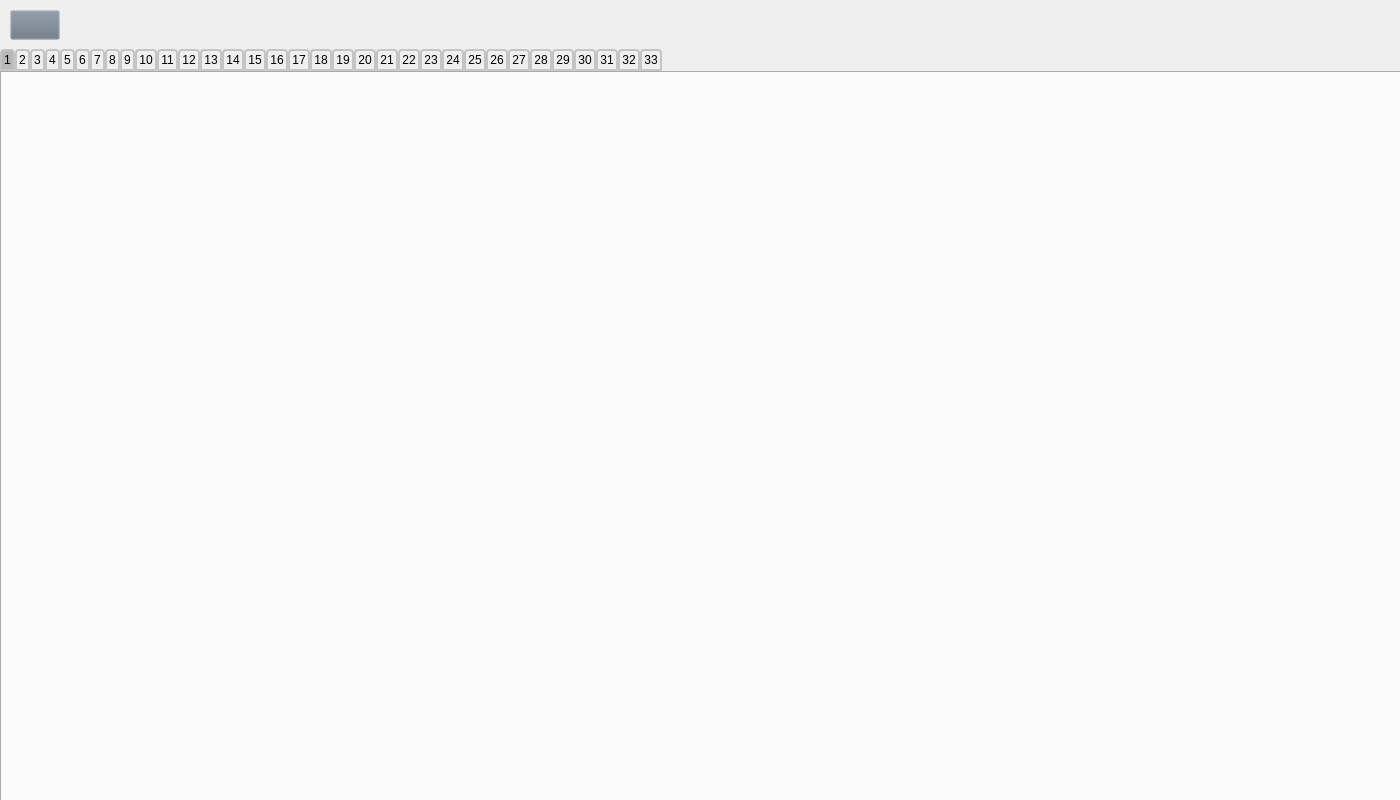
<?xml version="1.0" encoding="UTF-8"?>
<ui version="4.0">
 <class>Form</class>
 <widget class="QWidget" name="Form">
  <property name="geometry">
   <rect>
    <x>0</x>
    <y>0</y>
    <width>1400</width>
    <height>800</height>
   </rect>
  </property>
  <property name="windowTitle">
   <string>Form</string>
  </property>
  <property name="styleSheet">
   <string notr="true">QPushButton#back{
	background-color: rgba(105, 118, 132, 0);
}
QPushButton#back:pressed{
	padding-left: 2px;
	padding-top: 2px;
}

QTabBar::tab {
    background: qlineargradient(x1: 0, y1: 0, x2: 0, y2: 1,
                                stop: 0 #E1E1E1, stop: 0.4 #DDDDDD,
                                stop: 0.5 #D8D8D8, stop: 1.0 #D3D3D3);
    border: 2px solid #C4C4C3;
    border-bottom-color: #C2C7CB; 
    border-top-left-radius: 4px;
    border-top-right-radius: 4px;
    min-width: 8ex;
    padding: 2px;
}

QTabBar::tab:selected, QTabBar::tab:hover {
    background: rgba(100, 100, 100, 100);
}
QLabel{
 background-color:rgba(0,0,0,0); 
}</string>
  </property>
  <widget class="QPushButton" name="back">
   <property name="geometry">
    <rect>
     <x>10</x>
     <y>10</y>
     <width>50</width>
     <height>30</height>
    </rect>
   </property>
   <property name="text">
    <string/>
   </property>
   <property name="icon">
    <iconset>
     <normaloff>../Images/right-arrows.png</normaloff>../Images/right-arrows.png</iconset>
   </property>
   <property name="iconSize">
    <size>
     <width>30</width>
     <height>30</height>
    </size>
   </property>
  </widget>
  <widget class="QTabWidget" name="tabWidget">
   <property name="geometry">
    <rect>
     <x>0</x>
     <y>49</y>
     <width>1405</width>
     <height>761</height>
    </rect>
   </property>
   <property name="styleSheet">
    <string notr="true">border-image: url(1.jpg);
border: 0px;</string>
   </property>
   <property name="currentIndex">
    <number>0</number>
   </property>
   <widget class="QWidget" name="tab_1">
    <property name="enabled">
     <bool>true</bool>
    </property>
    <property name="styleSheet">
     <string notr="true"/>
    </property>
    <attribute name="title">
     <string>1</string>
    </attribute>
    <widget class="QLabel" name="label_1">
     <property name="geometry">
      <rect>
       <x>50</x>
       <y>80</y>
       <width>481</width>
       <height>331</height>
      </rect>
     </property>
     <property name="styleSheet">
      <string notr="true">background-color: rgb(0,0,0,0);
border-image: url();</string>
     </property>
     <property name="frameShape">
      <enum>QFrame::NoFrame</enum>
     </property>
     <property name="text">
      <string/>
     </property>
    </widget>
    <widget class="QLabel" name="label_2">
     <property name="geometry">
      <rect>
       <x>720</x>
       <y>80</y>
       <width>481</width>
       <height>331</height>
      </rect>
     </property>
     <property name="styleSheet">
      <string notr="true">background-color: rgb(0,0,0,0);
border-image: url();</string>
     </property>
     <property name="frameShape">
      <enum>QFrame::NoFrame</enum>
     </property>
     <property name="text">
      <string/>
     </property>
    </widget>
    <widget class="QLabel" name="label_34">
     <property name="geometry">
      <rect>
       <x>570</x>
       <y>10</y>
       <width>481</width>
       <height>51</height>
      </rect>
     </property>
     <property name="styleSheet">
      <string notr="true">background-color: rgb(0,0,0,0);
border-image: url();</string>
     </property>
     <property name="frameShape">
      <enum>QFrame::NoFrame</enum>
     </property>
     <property name="text">
      <string/>
     </property>
    </widget>
   </widget>
   <widget class="QWidget" name="tab_2">
    <property name="enabled">
     <bool>true</bool>
    </property>
    <attribute name="title">
     <string>2</string>
    </attribute>
    <widget class="QLabel" name="label_3">
     <property name="geometry">
      <rect>
       <x>330</x>
       <y>40</y>
       <width>481</width>
       <height>71</height>
      </rect>
     </property>
     <property name="styleSheet">
      <string notr="true">background-color: rgb(0,0,0,0);
border-image: url();</string>
     </property>
     <property name="frameShape">
      <enum>QFrame::NoFrame</enum>
     </property>
     <property name="text">
      <string/>
     </property>
    </widget>
    <widget class="QLabel" name="label_4">
     <property name="geometry">
      <rect>
       <x>320</x>
       <y>100</y>
       <width>481</width>
       <height>331</height>
      </rect>
     </property>
     <property name="styleSheet">
      <string notr="true">background-color: rgb(0,0,0,0);
border-image: url();</string>
     </property>
     <property name="frameShape">
      <enum>QFrame::NoFrame</enum>
     </property>
     <property name="text">
      <string/>
     </property>
    </widget>
   </widget>
   <widget class="QWidget" name="tab_3">
    <attribute name="title">
     <string>3</string>
    </attribute>
    <widget class="QLabel" name="label_5">
     <property name="geometry">
      <rect>
       <x>210</x>
       <y>40</y>
       <width>321</width>
       <height>41</height>
      </rect>
     </property>
     <property name="styleSheet">
      <string notr="true">background-color: rgb(0,0,0,0);
border-image: url();</string>
     </property>
     <property name="frameShape">
      <enum>QFrame::NoFrame</enum>
     </property>
     <property name="text">
      <string/>
     </property>
    </widget>
    <widget class="QLabel" name="label_6">
     <property name="geometry">
      <rect>
       <x>200</x>
       <y>150</y>
       <width>611</width>
       <height>131</height>
      </rect>
     </property>
     <property name="styleSheet">
      <string notr="true">background-color: rgb(0,0,0,0);
border-image: url();</string>
     </property>
     <property name="frameShape">
      <enum>QFrame::NoFrame</enum>
     </property>
     <property name="text">
      <string/>
     </property>
    </widget>
   </widget>
   <widget class="QWidget" name="tab_4">
    <attribute name="title">
     <string>4</string>
    </attribute>
    <widget class="QLabel" name="label_7">
     <property name="geometry">
      <rect>
       <x>20</x>
       <y>10</y>
       <width>481</width>
       <height>331</height>
      </rect>
     </property>
     <property name="styleSheet">
      <string notr="true">background-color: rgb(0,0,0,0);
border-image: url();</string>
     </property>
     <property name="frameShape">
      <enum>QFrame::NoFrame</enum>
     </property>
     <property name="text">
      <string/>
     </property>
    </widget>
   </widget>
   <widget class="QWidget" name="tab_5">
    <attribute name="title">
     <string>5</string>
    </attribute>
    <widget class="QLabel" name="label_8">
     <property name="geometry">
      <rect>
       <x>30</x>
       <y>30</y>
       <width>481</width>
       <height>331</height>
      </rect>
     </property>
     <property name="styleSheet">
      <string notr="true">background-color: rgb(0,0,0,0);
border-image: url();</string>
     </property>
     <property name="frameShape">
      <enum>QFrame::NoFrame</enum>
     </property>
     <property name="text">
      <string/>
     </property>
    </widget>
    <widget class="QLabel" name="label_9">
     <property name="geometry">
      <rect>
       <x>190</x>
       <y>410</y>
       <width>481</width>
       <height>331</height>
      </rect>
     </property>
     <property name="styleSheet">
      <string notr="true">background-color: rgb(0,0,0,0);
border-image: url();</string>
     </property>
     <property name="frameShape">
      <enum>QFrame::NoFrame</enum>
     </property>
     <property name="text">
      <string/>
     </property>
    </widget>
   </widget>
   <widget class="QWidget" name="tab_6">
    <attribute name="title">
     <string>6</string>
    </attribute>
    <widget class="QLabel" name="label_10">
     <property name="geometry">
      <rect>
       <x>33</x>
       <y>27</y>
       <width>481</width>
       <height>331</height>
      </rect>
     </property>
     <property name="styleSheet">
      <string notr="true">background-color: rgb(0,0,0,0);
border-image: url();</string>
     </property>
     <property name="frameShape">
      <enum>QFrame::NoFrame</enum>
     </property>
     <property name="text">
      <string/>
     </property>
    </widget>
   </widget>
   <widget class="QWidget" name="tab_7">
    <attribute name="title">
     <string>7</string>
    </attribute>
    <widget class="QLabel" name="label_11">
     <property name="geometry">
      <rect>
       <x>30</x>
       <y>30</y>
       <width>481</width>
       <height>331</height>
      </rect>
     </property>
     <property name="styleSheet">
      <string notr="true">background-color: rgb(0,0,0,0);
border-image: url();</string>
     </property>
     <property name="frameShape">
      <enum>QFrame::NoFrame</enum>
     </property>
     <property name="text">
      <string/>
     </property>
    </widget>
   </widget>
   <widget class="QWidget" name="tab_8">
    <attribute name="title">
     <string>8</string>
    </attribute>
    <widget class="QLabel" name="label_12">
     <property name="geometry">
      <rect>
       <x>30</x>
       <y>30</y>
       <width>481</width>
       <height>331</height>
      </rect>
     </property>
     <property name="styleSheet">
      <string notr="true">background-color: rgb(0,0,0,0);
border-image: url();</string>
     </property>
     <property name="frameShape">
      <enum>QFrame::NoFrame</enum>
     </property>
     <property name="text">
      <string/>
     </property>
    </widget>
    <widget class="QLabel" name="label_13">
     <property name="geometry">
      <rect>
       <x>30</x>
       <y>130</y>
       <width>481</width>
       <height>331</height>
      </rect>
     </property>
     <property name="styleSheet">
      <string notr="true">background-color: rgb(0,0,0,0);
border-image: url();</string>
     </property>
     <property name="frameShape">
      <enum>QFrame::NoFrame</enum>
     </property>
     <property name="text">
      <string/>
     </property>
    </widget>
    <widget class="QLabel" name="label_14">
     <property name="geometry">
      <rect>
       <x>470</x>
       <y>250</y>
       <width>481</width>
       <height>331</height>
      </rect>
     </property>
     <property name="styleSheet">
      <string notr="true">background-color: rgb(0,0,0,0);
border-image: url();</string>
     </property>
     <property name="frameShape">
      <enum>QFrame::NoFrame</enum>
     </property>
     <property name="text">
      <string/>
     </property>
    </widget>
   </widget>
   <widget class="QWidget" name="tab_9">
    <attribute name="title">
     <string>9</string>
    </attribute>
    <widget class="QLabel" name="label_15">
     <property name="geometry">
      <rect>
       <x>90</x>
       <y>10</y>
       <width>481</width>
       <height>331</height>
      </rect>
     </property>
     <property name="styleSheet">
      <string notr="true">background-color: rgb(0,0,0,0);
border-image: url();</string>
     </property>
     <property name="frameShape">
      <enum>QFrame::NoFrame</enum>
     </property>
     <property name="text">
      <string/>
     </property>
    </widget>
    <widget class="QLabel" name="label_16">
     <property name="geometry">
      <rect>
       <x>30</x>
       <y>50</y>
       <width>481</width>
       <height>331</height>
      </rect>
     </property>
     <property name="styleSheet">
      <string notr="true">background-color: rgb(0,0,0,0);
border-image: url();</string>
     </property>
     <property name="frameShape">
      <enum>QFrame::NoFrame</enum>
     </property>
     <property name="text">
      <string/>
     </property>
    </widget>
    <widget class="QLabel" name="label_17">
     <property name="geometry">
      <rect>
       <x>580</x>
       <y>15</y>
       <width>481</width>
       <height>331</height>
      </rect>
     </property>
     <property name="styleSheet">
      <string notr="true">background-color: rgb(0,0,0,0);
border-image: url();</string>
     </property>
     <property name="frameShape">
      <enum>QFrame::NoFrame</enum>
     </property>
     <property name="text">
      <string/>
     </property>
    </widget>
    <widget class="QLabel" name="label_18">
     <property name="geometry">
      <rect>
       <x>830</x>
       <y>40</y>
       <width>481</width>
       <height>331</height>
      </rect>
     </property>
     <property name="styleSheet">
      <string notr="true">background-color: rgb(0,0,0,0);
border-image: url();</string>
     </property>
     <property name="frameShape">
      <enum>QFrame::NoFrame</enum>
     </property>
     <property name="text">
      <string/>
     </property>
    </widget>
   </widget>
   <widget class="QWidget" name="tab_10">
    <attribute name="title">
     <string>10</string>
    </attribute>
    <widget class="QLabel" name="label_19">
     <property name="geometry">
      <rect>
       <x>20</x>
       <y>20</y>
       <width>481</width>
       <height>331</height>
      </rect>
     </property>
     <property name="styleSheet">
      <string notr="true">background-color: rgb(0,0,0,0);
border-image: url();</string>
     </property>
     <property name="frameShape">
      <enum>QFrame::NoFrame</enum>
     </property>
     <property name="text">
      <string/>
     </property>
    </widget>
    <widget class="QLabel" name="label_20">
     <property name="geometry">
      <rect>
       <x>70</x>
       <y>70</y>
       <width>481</width>
       <height>331</height>
      </rect>
     </property>
     <property name="styleSheet">
      <string notr="true">background-color: rgb(0,0,0,0);
border-image: url();</string>
     </property>
     <property name="frameShape">
      <enum>QFrame::NoFrame</enum>
     </property>
     <property name="text">
      <string/>
     </property>
    </widget>
    <widget class="QLabel" name="label_23">
     <property name="geometry">
      <rect>
       <x>680</x>
       <y>10</y>
       <width>481</width>
       <height>331</height>
      </rect>
     </property>
     <property name="styleSheet">
      <string notr="true">background-color: rgb(0,0,0,0);
border-image: url();</string>
     </property>
     <property name="frameShape">
      <enum>QFrame::NoFrame</enum>
     </property>
     <property name="text">
      <string/>
     </property>
    </widget>
    <widget class="QLabel" name="label_24">
     <property name="geometry">
      <rect>
       <x>730</x>
       <y>60</y>
       <width>481</width>
       <height>331</height>
      </rect>
     </property>
     <property name="styleSheet">
      <string notr="true">background-color: rgb(0,0,0,0);
border-image: url();</string>
     </property>
     <property name="frameShape">
      <enum>QFrame::NoFrame</enum>
     </property>
     <property name="text">
      <string/>
     </property>
    </widget>
   </widget>
   <widget class="QWidget" name="tab_11">
    <attribute name="title">
     <string>11</string>
    </attribute>
    <widget class="QLabel" name="label_21">
     <property name="geometry">
      <rect>
       <x>20</x>
       <y>40</y>
       <width>481</width>
       <height>331</height>
      </rect>
     </property>
     <property name="styleSheet">
      <string notr="true">background-color: rgb(0,0,0,0);
border-image: url();</string>
     </property>
     <property name="frameShape">
      <enum>QFrame::NoFrame</enum>
     </property>
     <property name="text">
      <string/>
     </property>
    </widget>
   </widget>
   <widget class="QWidget" name="tab_12">
    <attribute name="title">
     <string>12</string>
    </attribute>
    <widget class="QLabel" name="label_22">
     <property name="geometry">
      <rect>
       <x>50</x>
       <y>20</y>
       <width>481</width>
       <height>331</height>
      </rect>
     </property>
     <property name="styleSheet">
      <string notr="true">background-color: rgb(0,0,0,0);
border-image: url();</string>
     </property>
     <property name="frameShape">
      <enum>QFrame::NoFrame</enum>
     </property>
     <property name="text">
      <string/>
     </property>
    </widget>
    <widget class="QLabel" name="label_25">
     <property name="geometry">
      <rect>
       <x>190</x>
       <y>390</y>
       <width>481</width>
       <height>251</height>
      </rect>
     </property>
     <property name="styleSheet">
      <string notr="true">background-color: rgb(0,0,0,0);
border-image: url();</string>
     </property>
     <property name="frameShape">
      <enum>QFrame::NoFrame</enum>
     </property>
     <property name="text">
      <string/>
     </property>
    </widget>
    <widget class="QLabel" name="label_26">
     <property name="geometry">
      <rect>
       <x>440</x>
       <y>420</y>
       <width>481</width>
       <height>331</height>
      </rect>
     </property>
     <property name="styleSheet">
      <string notr="true">background-color: rgb(0,0,0,0);
border-image: url();</string>
     </property>
     <property name="frameShape">
      <enum>QFrame::NoFrame</enum>
     </property>
     <property name="text">
      <string/>
     </property>
    </widget>
   </widget>
   <widget class="QWidget" name="tab_13">
    <attribute name="title">
     <string>13</string>
    </attribute>
    <widget class="QLabel" name="label_27">
     <property name="geometry">
      <rect>
       <x>320</x>
       <y>80</y>
       <width>481</width>
       <height>331</height>
      </rect>
     </property>
     <property name="styleSheet">
      <string notr="true">background-color: rgb(0,0,0,0);
border-image: url();</string>
     </property>
     <property name="frameShape">
      <enum>QFrame::NoFrame</enum>
     </property>
     <property name="text">
      <string/>
     </property>
    </widget>
    <widget class="QLabel" name="label_28">
     <property name="geometry">
      <rect>
       <x>370</x>
       <y>200</y>
       <width>481</width>
       <height>331</height>
      </rect>
     </property>
     <property name="styleSheet">
      <string notr="true">background-color: rgb(0,0,0,0);
border-image: url();</string>
     </property>
     <property name="frameShape">
      <enum>QFrame::NoFrame</enum>
     </property>
     <property name="text">
      <string/>
     </property>
    </widget>
   </widget>
   <widget class="QWidget" name="tab_14">
    <attribute name="title">
     <string>14</string>
    </attribute>
    <widget class="QLabel" name="label_29">
     <property name="geometry">
      <rect>
       <x>50</x>
       <y>40</y>
       <width>481</width>
       <height>331</height>
      </rect>
     </property>
     <property name="styleSheet">
      <string notr="true">background-color: rgb(0,0,0,0);
border-image: url();</string>
     </property>
     <property name="frameShape">
      <enum>QFrame::NoFrame</enum>
     </property>
     <property name="text">
      <string/>
     </property>
    </widget>
   </widget>
   <widget class="QWidget" name="tab_15">
    <attribute name="title">
     <string>15</string>
    </attribute>
    <widget class="QLabel" name="label_30">
     <property name="geometry">
      <rect>
       <x>230</x>
       <y>50</y>
       <width>481</width>
       <height>331</height>
      </rect>
     </property>
     <property name="styleSheet">
      <string notr="true">background-color: rgb(0,0,0,0);
border-image: url();</string>
     </property>
     <property name="frameShape">
      <enum>QFrame::NoFrame</enum>
     </property>
     <property name="text">
      <string/>
     </property>
    </widget>
    <widget class="QLabel" name="label_31">
     <property name="geometry">
      <rect>
       <x>360</x>
       <y>100</y>
       <width>481</width>
       <height>331</height>
      </rect>
     </property>
     <property name="styleSheet">
      <string notr="true">background-color: rgb(0,0,0,0);
border-image: url();</string>
     </property>
     <property name="frameShape">
      <enum>QFrame::NoFrame</enum>
     </property>
     <property name="text">
      <string/>
     </property>
    </widget>
   </widget>
   <widget class="QWidget" name="tab_16">
    <attribute name="title">
     <string>16</string>
    </attribute>
    <widget class="QLabel" name="label_32">
     <property name="geometry">
      <rect>
       <x>40</x>
       <y>80</y>
       <width>481</width>
       <height>331</height>
      </rect>
     </property>
     <property name="styleSheet">
      <string notr="true">background-color: rgb(0,0,0,0);
border-image: url();</string>
     </property>
     <property name="frameShape">
      <enum>QFrame::NoFrame</enum>
     </property>
     <property name="text">
      <string/>
     </property>
    </widget>
   </widget>
   <widget class="QWidget" name="tab_17">
    <attribute name="title">
     <string>17</string>
    </attribute>
    <widget class="QLabel" name="label_33">
     <property name="geometry">
      <rect>
       <x>610</x>
       <y>0</y>
       <width>481</width>
       <height>331</height>
      </rect>
     </property>
     <property name="styleSheet">
      <string notr="true">background-color: rgb(0,0,0,0);
border-image: url();</string>
     </property>
     <property name="frameShape">
      <enum>QFrame::NoFrame</enum>
     </property>
     <property name="text">
      <string/>
     </property>
    </widget>
    <widget class="QLabel" name="label_35">
     <property name="geometry">
      <rect>
       <x>30</x>
       <y>30</y>
       <width>481</width>
       <height>331</height>
      </rect>
     </property>
     <property name="styleSheet">
      <string notr="true">background-color: rgb(0,0,0,0);
border-image: url();</string>
     </property>
     <property name="frameShape">
      <enum>QFrame::NoFrame</enum>
     </property>
     <property name="text">
      <string/>
     </property>
    </widget>
   </widget>
   <widget class="QWidget" name="tab">
    <attribute name="title">
     <string>18</string>
    </attribute>
    <widget class="QLabel" name="label_36">
     <property name="geometry">
      <rect>
       <x>30</x>
       <y>10</y>
       <width>481</width>
       <height>331</height>
      </rect>
     </property>
     <property name="styleSheet">
      <string notr="true">background-color: rgb(0,0,0,0);
border-image: url();</string>
     </property>
     <property name="frameShape">
      <enum>QFrame::NoFrame</enum>
     </property>
     <property name="text">
      <string/>
     </property>
    </widget>
   </widget>
   <widget class="QWidget" name="tab_38">
    <attribute name="title">
     <string>19</string>
    </attribute>
    <widget class="QLabel" name="label_37">
     <property name="geometry">
      <rect>
       <x>30</x>
       <y>30</y>
       <width>481</width>
       <height>331</height>
      </rect>
     </property>
     <property name="styleSheet">
      <string notr="true">background-color: rgb(0,0,0,0);
border-image: url();</string>
     </property>
     <property name="frameShape">
      <enum>QFrame::NoFrame</enum>
     </property>
     <property name="text">
      <string/>
     </property>
    </widget>
    <widget class="QLabel" name="label_38">
     <property name="geometry">
      <rect>
       <x>390</x>
       <y>380</y>
       <width>481</width>
       <height>331</height>
      </rect>
     </property>
     <property name="styleSheet">
      <string notr="true">background-color: rgb(0,0,0,0);
border-image: url();</string>
     </property>
     <property name="frameShape">
      <enum>QFrame::NoFrame</enum>
     </property>
     <property name="text">
      <string/>
     </property>
    </widget>
   </widget>
   <widget class="QWidget" name="tab_39">
    <attribute name="title">
     <string>20</string>
    </attribute>
    <widget class="QLabel" name="label_39">
     <property name="geometry">
      <rect>
       <x>110</x>
       <y>60</y>
       <width>481</width>
       <height>331</height>
      </rect>
     </property>
     <property name="styleSheet">
      <string notr="true">background-color: rgb(0,0,0,0);
border-image: url();</string>
     </property>
     <property name="frameShape">
      <enum>QFrame::NoFrame</enum>
     </property>
     <property name="text">
      <string/>
     </property>
    </widget>
   </widget>
   <widget class="QWidget" name="tab_40">
    <attribute name="title">
     <string>21</string>
    </attribute>
    <widget class="QLabel" name="label_50">
     <property name="geometry">
      <rect>
       <x>30</x>
       <y>30</y>
       <width>481</width>
       <height>331</height>
      </rect>
     </property>
     <property name="styleSheet">
      <string notr="true">background-color: rgb(0,0,0,0);
border-image: url();</string>
     </property>
     <property name="frameShape">
      <enum>QFrame::NoFrame</enum>
     </property>
     <property name="text">
      <string/>
     </property>
    </widget>
   </widget>
   <widget class="QWidget" name="tab_18">
    <attribute name="title">
     <string>22</string>
    </attribute>
    <widget class="QLabel" name="label_48">
     <property name="geometry">
      <rect>
       <x>30</x>
       <y>20</y>
       <width>481</width>
       <height>331</height>
      </rect>
     </property>
     <property name="styleSheet">
      <string notr="true">background-color: rgb(0,0,0,0);
border-image: url();</string>
     </property>
     <property name="frameShape">
      <enum>QFrame::NoFrame</enum>
     </property>
     <property name="text">
      <string/>
     </property>
    </widget>
    <widget class="QLabel" name="label_51">
     <property name="geometry">
      <rect>
       <x>510</x>
       <y>390</y>
       <width>481</width>
       <height>331</height>
      </rect>
     </property>
     <property name="styleSheet">
      <string notr="true">background-color: rgb(0,0,0,0);
border-image: url();</string>
     </property>
     <property name="frameShape">
      <enum>QFrame::NoFrame</enum>
     </property>
     <property name="text">
      <string/>
     </property>
    </widget>
   </widget>
   <widget class="QWidget" name="tab_41">
    <attribute name="title">
     <string>23</string>
    </attribute>
    <widget class="QLabel" name="label_40">
     <property name="geometry">
      <rect>
       <x>30</x>
       <y>30</y>
       <width>481</width>
       <height>331</height>
      </rect>
     </property>
     <property name="styleSheet">
      <string notr="true">background-color: rgb(0,0,0,0);
border-image: url();</string>
     </property>
     <property name="frameShape">
      <enum>QFrame::NoFrame</enum>
     </property>
     <property name="text">
      <string/>
     </property>
    </widget>
   </widget>
   <widget class="QWidget" name="tab_42">
    <attribute name="title">
     <string>24</string>
    </attribute>
    <widget class="QLabel" name="label_52">
     <property name="geometry">
      <rect>
       <x>30</x>
       <y>20</y>
       <width>481</width>
       <height>331</height>
      </rect>
     </property>
     <property name="styleSheet">
      <string notr="true">background-color: rgb(0,0,0,0);
border-image: url();</string>
     </property>
     <property name="frameShape">
      <enum>QFrame::NoFrame</enum>
     </property>
     <property name="text">
      <string/>
     </property>
    </widget>
   </widget>
   <widget class="QWidget" name="tab_43">
    <attribute name="title">
     <string>25</string>
    </attribute>
    <widget class="QLabel" name="label_41">
     <property name="geometry">
      <rect>
       <x>30</x>
       <y>30</y>
       <width>481</width>
       <height>331</height>
      </rect>
     </property>
     <property name="styleSheet">
      <string notr="true">background-color: rgb(0,0,0,0);
border-image: url();</string>
     </property>
     <property name="frameShape">
      <enum>QFrame::NoFrame</enum>
     </property>
     <property name="text">
      <string/>
     </property>
    </widget>
   </widget>
   <widget class="QWidget" name="tab_44">
    <attribute name="title">
     <string>26</string>
    </attribute>
    <widget class="QLabel" name="label_53">
     <property name="geometry">
      <rect>
       <x>180</x>
       <y>50</y>
       <width>481</width>
       <height>331</height>
      </rect>
     </property>
     <property name="styleSheet">
      <string notr="true">background-color: rgb(0,0,0,0);
border-image: url();</string>
     </property>
     <property name="frameShape">
      <enum>QFrame::NoFrame</enum>
     </property>
     <property name="text">
      <string/>
     </property>
    </widget>
   </widget>
   <widget class="QWidget" name="tab_37">
    <attribute name="title">
     <string>27</string>
    </attribute>
    <widget class="QLabel" name="label_42">
     <property name="geometry">
      <rect>
       <x>30</x>
       <y>50</y>
       <width>481</width>
       <height>331</height>
      </rect>
     </property>
     <property name="styleSheet">
      <string notr="true">background-color: rgb(0,0,0,0);
border-image: url();</string>
     </property>
     <property name="frameShape">
      <enum>QFrame::NoFrame</enum>
     </property>
     <property name="text">
      <string/>
     </property>
    </widget>
   </widget>
   <widget class="QWidget" name="tab_19">
    <attribute name="title">
     <string>28</string>
    </attribute>
    <widget class="QLabel" name="label_54">
     <property name="geometry">
      <rect>
       <x>360</x>
       <y>80</y>
       <width>481</width>
       <height>331</height>
      </rect>
     </property>
     <property name="styleSheet">
      <string notr="true">background-color: rgb(0,0,0,0);
border-image: url();</string>
     </property>
     <property name="frameShape">
      <enum>QFrame::NoFrame</enum>
     </property>
     <property name="text">
      <string/>
     </property>
    </widget>
   </widget>
   <widget class="QWidget" name="tab_58">
    <attribute name="title">
     <string>29</string>
    </attribute>
    <widget class="QLabel" name="label_43">
     <property name="geometry">
      <rect>
       <x>30</x>
       <y>30</y>
       <width>481</width>
       <height>331</height>
      </rect>
     </property>
     <property name="styleSheet">
      <string notr="true">background-color: rgb(0,0,0,0);
border-image: url();</string>
     </property>
     <property name="frameShape">
      <enum>QFrame::NoFrame</enum>
     </property>
     <property name="text">
      <string/>
     </property>
    </widget>
    <widget class="QLabel" name="label_55">
     <property name="geometry">
      <rect>
       <x>420</x>
       <y>270</y>
       <width>481</width>
       <height>331</height>
      </rect>
     </property>
     <property name="styleSheet">
      <string notr="true">background-color: rgb(0,0,0,0);
border-image: url();</string>
     </property>
     <property name="frameShape">
      <enum>QFrame::NoFrame</enum>
     </property>
     <property name="text">
      <string/>
     </property>
    </widget>
   </widget>
   <widget class="QWidget" name="tab_60">
    <attribute name="title">
     <string>30</string>
    </attribute>
    <widget class="QLabel" name="label_44">
     <property name="geometry">
      <rect>
       <x>30</x>
       <y>30</y>
       <width>481</width>
       <height>331</height>
      </rect>
     </property>
     <property name="styleSheet">
      <string notr="true">background-color: rgb(0,0,0,0);
border-image: url();</string>
     </property>
     <property name="frameShape">
      <enum>QFrame::NoFrame</enum>
     </property>
     <property name="text">
      <string/>
     </property>
    </widget>
    <widget class="QLabel" name="label_56">
     <property name="geometry">
      <rect>
       <x>720</x>
       <y>210</y>
       <width>481</width>
       <height>331</height>
      </rect>
     </property>
     <property name="styleSheet">
      <string notr="true">background-color: rgb(0,0,0,0);
border-image: url();</string>
     </property>
     <property name="frameShape">
      <enum>QFrame::NoFrame</enum>
     </property>
     <property name="text">
      <string/>
     </property>
    </widget>
   </widget>
   <widget class="QWidget" name="tab_62">
    <attribute name="title">
     <string>31</string>
    </attribute>
    <widget class="QLabel" name="label_45">
     <property name="geometry">
      <rect>
       <x>30</x>
       <y>30</y>
       <width>481</width>
       <height>331</height>
      </rect>
     </property>
     <property name="styleSheet">
      <string notr="true">background-color: rgb(0,0,0,0);
border-image: url();</string>
     </property>
     <property name="frameShape">
      <enum>QFrame::NoFrame</enum>
     </property>
     <property name="text">
      <string/>
     </property>
    </widget>
    <widget class="QLabel" name="label_57">
     <property name="geometry">
      <rect>
       <x>630</x>
       <y>140</y>
       <width>481</width>
       <height>331</height>
      </rect>
     </property>
     <property name="styleSheet">
      <string notr="true">background-color: rgb(0,0,0,0);
border-image: url();</string>
     </property>
     <property name="frameShape">
      <enum>QFrame::NoFrame</enum>
     </property>
     <property name="text">
      <string/>
     </property>
    </widget>
   </widget>
   <widget class="QWidget" name="tab_64">
    <attribute name="title">
     <string>32</string>
    </attribute>
    <widget class="QLabel" name="label_46">
     <property name="geometry">
      <rect>
       <x>30</x>
       <y>30</y>
       <width>481</width>
       <height>331</height>
      </rect>
     </property>
     <property name="styleSheet">
      <string notr="true">background-color: rgb(0,0,0,0);
border-image: url();</string>
     </property>
     <property name="frameShape">
      <enum>QFrame::NoFrame</enum>
     </property>
     <property name="text">
      <string/>
     </property>
    </widget>
    <widget class="QLabel" name="label_47">
     <property name="geometry">
      <rect>
       <x>270</x>
       <y>390</y>
       <width>481</width>
       <height>331</height>
      </rect>
     </property>
     <property name="styleSheet">
      <string notr="true">background-color: rgb(0,0,0,0);
border-image: url();</string>
     </property>
     <property name="frameShape">
      <enum>QFrame::NoFrame</enum>
     </property>
     <property name="text">
      <string/>
     </property>
    </widget>
   </widget>
   <widget class="QWidget" name="tab_65">
    <attribute name="title">
     <string>33</string>
    </attribute>
    <widget class="QLabel" name="label_58">
     <property name="geometry">
      <rect>
       <x>360</x>
       <y>40</y>
       <width>481</width>
       <height>331</height>
      </rect>
     </property>
     <property name="styleSheet">
      <string notr="true">background-color: rgb(0,0,0,0);
border-image: url();</string>
     </property>
     <property name="frameShape">
      <enum>QFrame::NoFrame</enum>
     </property>
     <property name="text">
      <string/>
     </property>
    </widget>
   </widget>
  </widget>
 </widget>
 <resources/>
 <connections/>
</ui>
